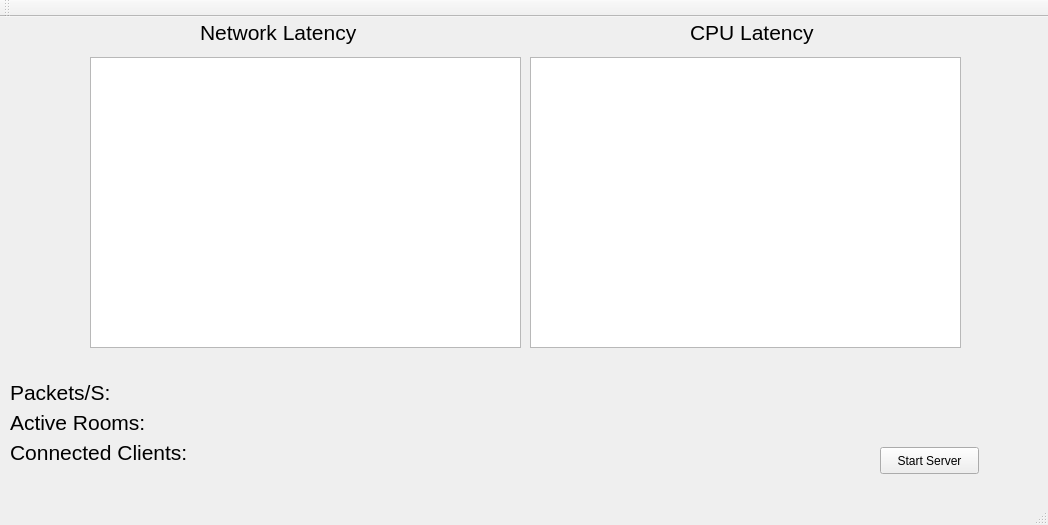
<?xml version="1.0" encoding="UTF-8"?>
<ui version="4.0">
 <class>MainWindow</class>
 <widget class="QMainWindow" name="MainWindow">
  <property name="geometry">
   <rect>
    <x>0</x>
    <y>0</y>
    <width>1048</width>
    <height>525</height>
   </rect>
  </property>
  <property name="windowTitle">
   <string>MainWindow</string>
  </property>
  <widget class="QWidget" name="centralWidget">
   <widget class="QPushButton" name="startServer">
    <property name="geometry">
     <rect>
      <x>880</x>
      <y>430</y>
      <width>99</width>
      <height>27</height>
     </rect>
    </property>
    <property name="text">
     <string>Start Server</string>
    </property>
   </widget>
   <widget class="QGraphicsView" name="networkLatency">
    <property name="geometry">
     <rect>
      <x>90</x>
      <y>40</y>
      <width>431</width>
      <height>291</height>
     </rect>
    </property>
    <property name="verticalScrollBarPolicy">
     <enum>Qt::ScrollBarAlwaysOff</enum>
    </property>
    <property name="horizontalScrollBarPolicy">
     <enum>Qt::ScrollBarAlwaysOff</enum>
    </property>
   </widget>
   <widget class="QGraphicsView" name="cpuLatency">
    <property name="geometry">
     <rect>
      <x>530</x>
      <y>40</y>
      <width>431</width>
      <height>291</height>
     </rect>
    </property>
    <property name="verticalScrollBarPolicy">
     <enum>Qt::ScrollBarAlwaysOff</enum>
    </property>
    <property name="horizontalScrollBarPolicy">
     <enum>Qt::ScrollBarAlwaysOff</enum>
    </property>
   </widget>
   <widget class="QLabel" name="mainActiveRooms">
    <property name="geometry">
     <rect>
      <x>10</x>
      <y>390</y>
      <width>231</width>
      <height>31</height>
     </rect>
    </property>
    <property name="font">
     <font>
      <pointsize>16</pointsize>
     </font>
    </property>
    <property name="text">
     <string>Active Rooms:</string>
    </property>
   </widget>
   <widget class="QLabel" name="mainConnectedClients">
    <property name="geometry">
     <rect>
      <x>10</x>
      <y>420</y>
      <width>261</width>
      <height>31</height>
     </rect>
    </property>
    <property name="font">
     <font>
      <pointsize>16</pointsize>
     </font>
    </property>
    <property name="text">
     <string>Connected Clients:</string>
    </property>
   </widget>
   <widget class="QLabel" name="label_3">
    <property name="geometry">
     <rect>
      <x>200</x>
      <y>0</y>
      <width>221</width>
      <height>31</height>
     </rect>
    </property>
    <property name="font">
     <font>
      <pointsize>16</pointsize>
     </font>
    </property>
    <property name="text">
     <string>Network Latency</string>
    </property>
   </widget>
   <widget class="QLabel" name="label_4">
    <property name="geometry">
     <rect>
      <x>690</x>
      <y>0</y>
      <width>221</width>
      <height>31</height>
     </rect>
    </property>
    <property name="font">
     <font>
      <pointsize>16</pointsize>
     </font>
    </property>
    <property name="text">
     <string>CPU Latency</string>
    </property>
   </widget>
   <widget class="QLabel" name="nw1">
    <property name="geometry">
     <rect>
      <x>10</x>
      <y>290</y>
      <width>67</width>
      <height>17</height>
     </rect>
    </property>
    <property name="text">
     <string/>
    </property>
   </widget>
   <widget class="QLabel" name="nw2">
    <property name="geometry">
     <rect>
      <x>10</x>
      <y>260</y>
      <width>67</width>
      <height>17</height>
     </rect>
    </property>
    <property name="text">
     <string/>
    </property>
   </widget>
   <widget class="QLabel" name="nw3">
    <property name="geometry">
     <rect>
      <x>10</x>
      <y>230</y>
      <width>67</width>
      <height>17</height>
     </rect>
    </property>
    <property name="text">
     <string/>
    </property>
   </widget>
   <widget class="QLabel" name="nw4">
    <property name="geometry">
     <rect>
      <x>10</x>
      <y>200</y>
      <width>67</width>
      <height>17</height>
     </rect>
    </property>
    <property name="text">
     <string/>
    </property>
   </widget>
   <widget class="QLabel" name="nw5">
    <property name="geometry">
     <rect>
      <x>10</x>
      <y>170</y>
      <width>67</width>
      <height>17</height>
     </rect>
    </property>
    <property name="text">
     <string/>
    </property>
   </widget>
   <widget class="QLabel" name="nw6">
    <property name="geometry">
     <rect>
      <x>10</x>
      <y>140</y>
      <width>67</width>
      <height>17</height>
     </rect>
    </property>
    <property name="text">
     <string/>
    </property>
   </widget>
   <widget class="QLabel" name="nw7">
    <property name="geometry">
     <rect>
      <x>10</x>
      <y>110</y>
      <width>67</width>
      <height>17</height>
     </rect>
    </property>
    <property name="text">
     <string/>
    </property>
   </widget>
   <widget class="QLabel" name="nw8">
    <property name="geometry">
     <rect>
      <x>10</x>
      <y>80</y>
      <width>67</width>
      <height>17</height>
     </rect>
    </property>
    <property name="text">
     <string/>
    </property>
   </widget>
   <widget class="QLabel" name="nw9">
    <property name="geometry">
     <rect>
      <x>10</x>
      <y>50</y>
      <width>67</width>
      <height>17</height>
     </rect>
    </property>
    <property name="text">
     <string/>
    </property>
   </widget>
   <widget class="QLabel" name="cpu1">
    <property name="geometry">
     <rect>
      <x>970</x>
      <y>290</y>
      <width>67</width>
      <height>17</height>
     </rect>
    </property>
    <property name="text">
     <string/>
    </property>
   </widget>
   <widget class="QLabel" name="cpu5">
    <property name="geometry">
     <rect>
      <x>970</x>
      <y>170</y>
      <width>67</width>
      <height>17</height>
     </rect>
    </property>
    <property name="text">
     <string/>
    </property>
   </widget>
   <widget class="QLabel" name="cpu2">
    <property name="geometry">
     <rect>
      <x>970</x>
      <y>260</y>
      <width>67</width>
      <height>17</height>
     </rect>
    </property>
    <property name="text">
     <string/>
    </property>
   </widget>
   <widget class="QLabel" name="cpu8">
    <property name="geometry">
     <rect>
      <x>970</x>
      <y>80</y>
      <width>67</width>
      <height>17</height>
     </rect>
    </property>
    <property name="text">
     <string/>
    </property>
   </widget>
   <widget class="QLabel" name="cpu4">
    <property name="geometry">
     <rect>
      <x>970</x>
      <y>200</y>
      <width>67</width>
      <height>17</height>
     </rect>
    </property>
    <property name="text">
     <string/>
    </property>
   </widget>
   <widget class="QLabel" name="cpu6">
    <property name="geometry">
     <rect>
      <x>970</x>
      <y>140</y>
      <width>67</width>
      <height>17</height>
     </rect>
    </property>
    <property name="text">
     <string/>
    </property>
   </widget>
   <widget class="QLabel" name="cpu7">
    <property name="geometry">
     <rect>
      <x>970</x>
      <y>110</y>
      <width>67</width>
      <height>17</height>
     </rect>
    </property>
    <property name="text">
     <string/>
    </property>
   </widget>
   <widget class="QLabel" name="cpu9">
    <property name="geometry">
     <rect>
      <x>970</x>
      <y>50</y>
      <width>67</width>
      <height>17</height>
     </rect>
    </property>
    <property name="text">
     <string/>
    </property>
   </widget>
   <widget class="QLabel" name="cpu3">
    <property name="geometry">
     <rect>
      <x>970</x>
      <y>230</y>
      <width>67</width>
      <height>17</height>
     </rect>
    </property>
    <property name="text">
     <string/>
    </property>
   </widget>
   <widget class="QLabel" name="mainPacketLabel">
    <property name="geometry">
     <rect>
      <x>10</x>
      <y>360</y>
      <width>231</width>
      <height>31</height>
     </rect>
    </property>
    <property name="font">
     <font>
      <pointsize>16</pointsize>
     </font>
    </property>
    <property name="text">
     <string>Packets/S:</string>
    </property>
   </widget>
  </widget>
  <widget class="QMenuBar" name="menuBar">
   <property name="geometry">
    <rect>
     <x>0</x>
     <y>0</y>
     <width>1048</width>
     <height>25</height>
    </rect>
   </property>
  </widget>
  <widget class="QToolBar" name="mainToolBar">
   <attribute name="toolBarArea">
    <enum>TopToolBarArea</enum>
   </attribute>
   <attribute name="toolBarBreak">
    <bool>false</bool>
   </attribute>
  </widget>
  <widget class="QStatusBar" name="statusBar"/>
 </widget>
 <layoutdefault spacing="6" margin="11"/>
 <resources/>
 <connections/>
</ui>
